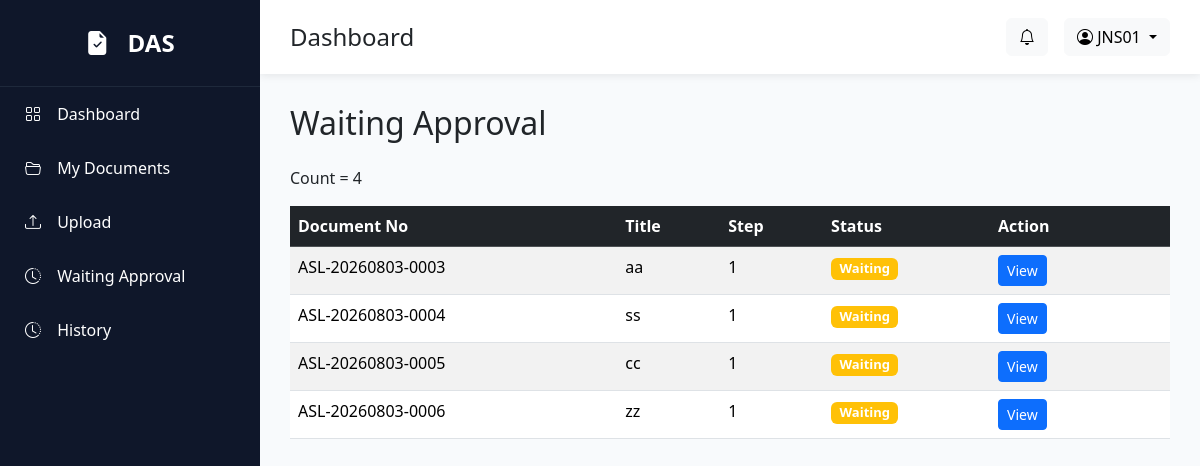
The page /documents/waiting (signed in) on the database its author committed.
### models/user.py (models this page shows)
class User(UserMixin, db.Model):
    __tablename__ = "users"
    id = db.Column(db.Integer, primary_key=True)
    employee_id = db.Column(db.String(20), unique=True, nullable=False)
    fullname = db.Column(db.String(200), nullable=False)
    username = db.Column(db.String(100), unique=True)
    password = db.Column(db.String(255), nullable=False)
    email = db.Column(db.String(150))
    department = db.Column(db.String(100))
    position = db.Column(db.String(100))
    role = db.Column(db.String(50), default="Employee")
    status = db.Column(db.String(20), default="Active")
    created_at = db.Column(db.DateTime, default=datetime.utcnow)
    approval_steps = db.relationship(
        "ApprovalStep",
        backref="approver",
        lazy=True
    )

### models/approval_step.py (models this page shows)
class ApprovalStep(db.Model):
    __tablename__ = "approval_steps"
    id = db.Column(db.Integer, primary_key=True)
    document_id = db.Column(
        db.Integer,
        db.ForeignKey("documents.id"),
        nullable=False
    )
    approver_id = db.Column(
        db.Integer,
        db.ForeignKey("users.id"),
        nullable=False
    )
    sequence = db.Column(
        db.Integer,
        nullable=False
    )
    status = db.Column(
        db.String(20),
        default="Pending"
    )
    approved_at = db.Column(
        db.DateTime
    )
    comment = db.Column(
        db.Text
    )
    created_at = db.Column(
        db.DateTime,
        default=datetime.utcnow
    )

### models/document.py (models this page shows)
class Document(db.Model):
    __tablename__ = "documents"
    id = db.Column(db.Integer, primary_key=True)
    document_no = db.Column(db.String(30), unique=True, nullable=False)
    title = db.Column(db.String(255), nullable=False)
    document_type = db.Column(db.String(100), nullable=False)
    description = db.Column(db.Text)
    file_name = db.Column(db.String(255))
    status = db.Column(db.String(50), default="Waiting Manager")
    created_by = db.Column(db.String(20))
    current_approver = db.Column(db.String(20))
    created_at = db.Column(
        db.DateTime,
        default=lambda: datetime.utcnow() + timedelta(hours=7)
    )
    approval_steps = db.relationship(
        "ApprovalStep",
        backref="document",
        lazy=True,
        cascade="all, delete-orphan",
        order_by="ApprovalStep.sequence"
    )

### routes/document.py (the view)
@document_bp.route("/documents/waiting")
@login_required
def waiting_documents():
    waiting_steps = (
        ApprovalStep.query
        .filter_by(
            approver_id=current_user.id,
            status="Waiting"
        )
        .all()
    )
    return render_template(
        "documents/waiting.html",
        waiting_steps=waiting_steps
    )

### app.py (called while the page is built)
@login_manager.user_loader
def load_user(user_id):
    return User.query.get(int(user_id))

### templates/documents/waiting.html (shortened to what this page needs)
{% extends "layout/base.html" %}
{% block content %}
<h2 class="mb-4">Waiting Approval</h2>
<p>Count = {{ waiting_steps|length }}</p>
<div class="table-responsive d-none d-lg-block">
<table class="table table-striped">
    <thead class="table-dark">
        <tr>
            <th>Document No</th>
            <th>Title</th>
            <th>Step</th>
            <th>Status</th>
            <th width="180">Action</th>
        </tr>
    </thead>
    <tbody>
        {% for step in waiting_steps %}
        <tr>
            <td>{{ step.document.document_no }}</td>
            <td>{{ step.document.title }}</td>
            <td>{{ step.sequence }}</td>
            <td>
                <span class="badge bg-warning">
                    {{ step.status }}
                </span>
            </td>
            <td>
                <a href="/documents/{{ step.document.id }}" class="btn btn-primary btn-sm">
                    View
                </a>
            </td>
        </tr>
        {% else %}
        <tr>
            <td colspan="5" class="text-center">
                No documents waiting for approval.
            </td>
        </tr>
        {% endfor %}
    </tbody>
</table>
</div>
{% endblock %}

### templates/layout/base.html (shortened to what this page needs)
<!DOCTYPE html>
<html lang="en">
<head>
    <link href="https://cdn.jsdelivr.net/npm/bootstrap@5.3.7/dist/css/bootstrap.min.css" rel="stylesheet">
    <link href="https://cdn.jsdelivr.net/npm/bootstrap-icons@1.11.3/font/bootstrap-icons.min.css" rel="stylesheet">
    <link rel="stylesheet" href="{{ url_for('static', filename='css/style.css') }}">
</head>
<body>
    <div class="wrapper">
        <div class="sidebar d-none d-lg-block">
            <div class="logo">
                <i class="bi bi-file-earmark-check-fill"></i>
                DAS
            </div>
            <a href="/dashboard">
                <i class="bi bi-grid"></i>
                Dashboard
            </a>
            <a href="/documents">
                <i class="bi bi-folder2-open"></i>
                My Documents
            </a>
            <a href="/documents/create">
                <i class="bi bi-upload"></i>
                Upload
            </a>
            <a href="/documents/waiting">
                <i class="bi bi-clock-history"></i>
                Waiting Approval
            </a>
            <a href="/history">
                <i class="bi bi-clock-history"></i>
                History
            </a>
        </div>
        <div class="main">
            <div class="topbar">
                <div class="d-flex align-items-center">
                    <h4 class="mb-0">
                        {% block page_title %}
                        Dashboard
                        {% endblock %}
                    </h4>
                </div>
                <div class="d-flex align-items-center gap-3">
                    <button class="btn btn-light position-relative">
                        <i class="bi bi-bell"></i>
                    </button>
                    <div class="dropdown">
                        <button class="btn btn-light dropdown-toggle" data-bs-toggle="dropdown">
                            <i class="bi bi-person-circle"></i>
                            {{ current_user.employee_id }}
                        </button>
                    </div>
                </div>
            </div>
            <div class="content">
                {% block content %}
                {% endblock %}
            </div>
        </div>
    </div>
</body>
</html>

### static/css/style.css (style rules this page uses)
* { margin: 0; padding: 0; box-sizing: border-box; font-family: 'Segoe UI', sans-serif; }
body { background: #F8FAFC; }
.wrapper { display: flex; }
.sidebar { width: 260px; height: 100vh; background: #0F172A; color: white; position: fixed; }
.logo { padding: 25px; font-size: 24px; font-weight: bold; text-align: center; border-bottom: 1px solid #1E293B; }
.sidebar a { color: white; text-decoration: none; display: block; padding: 15px 25px; transition: .3s; }
.sidebar i { margin-right: 12px; }
.main { margin-left: 260px; width: 100%; }
.topbar { background: white; padding: 18px 30px; display: flex; justify-content: space-between; align-items: center; box-shadow: 0 2px 8px rgba(0, 0, 0, .08); }
.content { padding: 30px; }
.badge { font-size: 13px; }
.table-responsive { overflow-x: auto; }

### rows shown on the page
User: employee_id "JNS01"
ApprovalStep: document.document_no "ASL-20260803-0003", document "aa", sequence "1", status "Waiting"
ApprovalStep: document.document_no "ASL-20260803-0004", document "ss", sequence "1", status "Waiting"
ApprovalStep: document.document_no "ASL-20260803-0005", document "cc", sequence "1", status "Waiting"
ApprovalStep: document.document_no "ASL-20260803-0006", document "zz", sequence "1", status "Waiting"

### other values the page prints
{{ waiting_steps|length }} "4"
